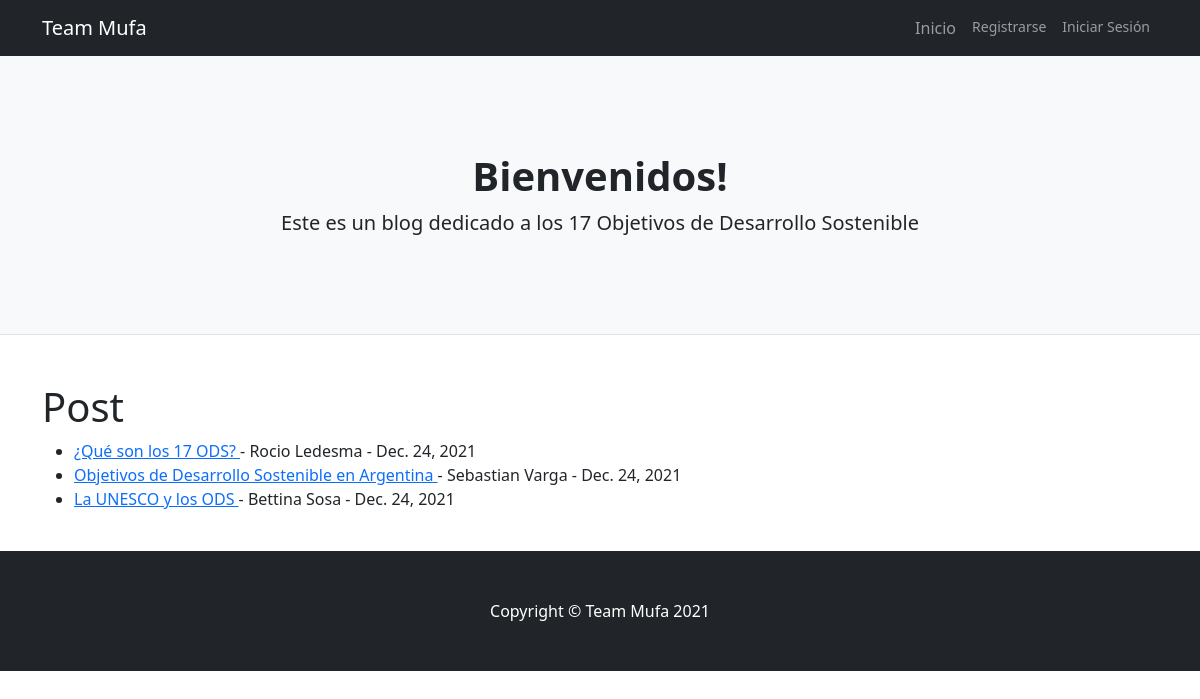
The page / on the database its author committed.
### website/models.py (models this page shows, shortened)
class Post(models.Model):
    titulo = models.CharField(max_length=100)
    autor = models.ForeignKey(User, on_delete=models.CASCADE)
    cuerpo = RichTextField(blank=True,null=True)
    fecha_publicacion=models.DateField(auto_now_add=True)

### website/views.py (the view)
# urls.py: path('', HomeView.as_view(), name="home"),
class HomeView(ListView):
    model = Post
    template_name = 'home.html'
    ordering=['-fecha_publicacion']

### website/templates/home.html (shortened to what this page needs)
{% extends 'base.html' %}
{% block content %}
<h1>Post</h1>
<ul>
   {% for post in object_list %}
   <li><a href="{% url 'detalle articulo' post.pk %}"> {{post.titulo}} </a> -
    {{post.autor.first_name}}
    {{post.autor.last_name}} -
    {{post.fecha_publicacion}}
{% endfor %}
</ul>
 {% endblock %}

### website/templates/base.html (shortened to what this page needs)
<!doctype html>
<html lang="en">
  <head>
    <link href="https://cdn.jsdelivr.net/npm/bootstrap@5.1.3/dist/css/bootstrap.min.css" rel="stylesheet">
  </head>
  <body>
  <nav class="navbar navbar-expand-lg navbar-dark bg-dark">
    <div class="container">
        <a class="navbar-brand" href="{% url 'home'%}">Team Mufa</a>
        <div class="collapse navbar-collapse" id="navbarSupportedContent">
            <ul class="navbar-nav ms-auto mb-2 mb-lg-0">
                <li class="nav-item"><a class="nav-link" href="{% url 'home'%}">Inicio</a></li>
                {% if user.is_authenticated %}
                <li class="nav-item"><a class="nav-link" href="{% url 'añadir post'%}">Crear Post</a></li>
                <small><li class="nav-item"><a class="nav-link" aria-current="page" href="{% url 'logout'%}">Cerrar Sesión</a></li></small>
                {% else %}
                <small><li class="nav-item"><a class="nav-link" aria-current="page" href="{% url 'registro'%}">Registrarse</a></li></small>
                <small><li class="nav-item"><a class="nav-link" aria-current="page" href="{% url 'login'%}">Iniciar Sesión</a></li></small>
                {% endif%}
            </ul>
        </div>
    </div>
</nav>
 <header class="py-5 bg-light border-bottom mb-4">
  <div class="container">
      <div class="text-center my-5">
          <h1 class="fw-bolder">Bienvenidos!</h1>
          <p class="lead mb-0">Este es un blog dedicado a los 17 Objetivos de Desarrollo Sostenible</p>
      </div>
  </div>
</header>
    <br/>
    <div class="container">
    {% block content %}
    {% endblock %}
     </div>
    <br/>
    <footer class="py-5 bg-dark">
      <div class="container"><p class="m-0 text-center text-white">Copyright &copy; Team Mufa 2021</p></div>
  </footer>
  </body>
</html>

### rows shown on the page
Post: titulo "¿Qué son los 17 ODS?", autor.first_name "Rocio", autor.last_name "Ledesma", fecha_publicacion "Dec. 24, 2021"
Post: titulo "Objetivos de Desarrollo Sostenible en Argentina", autor.first_name "Sebastian", autor.last_name "Varga", fecha_publicacion "Dec. 24, 2021"
Post: titulo "La UNESCO y los ODS", autor.first_name "Bettina", autor.last_name "Sosa", fecha_publicacion "Dec. 24, 2021"
